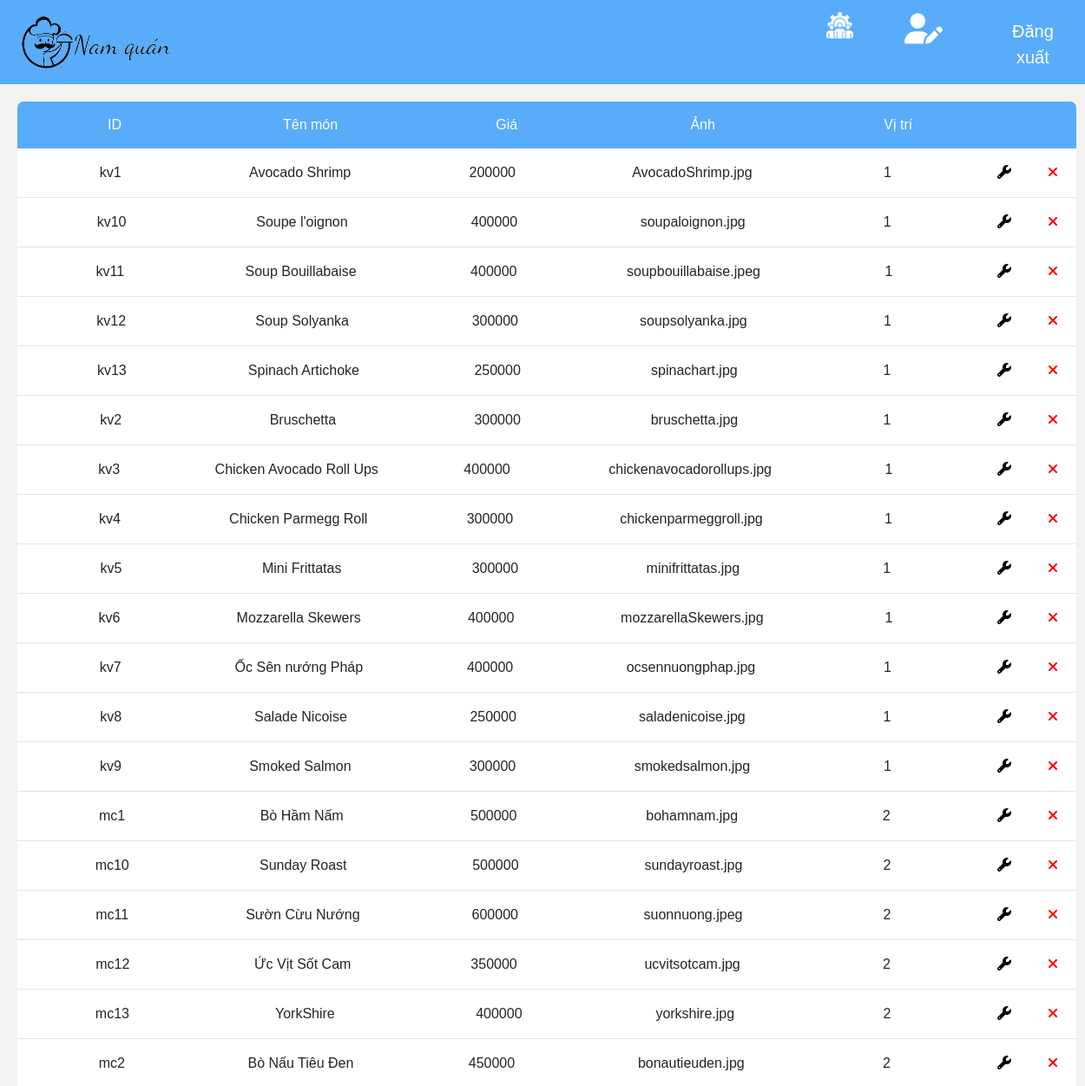
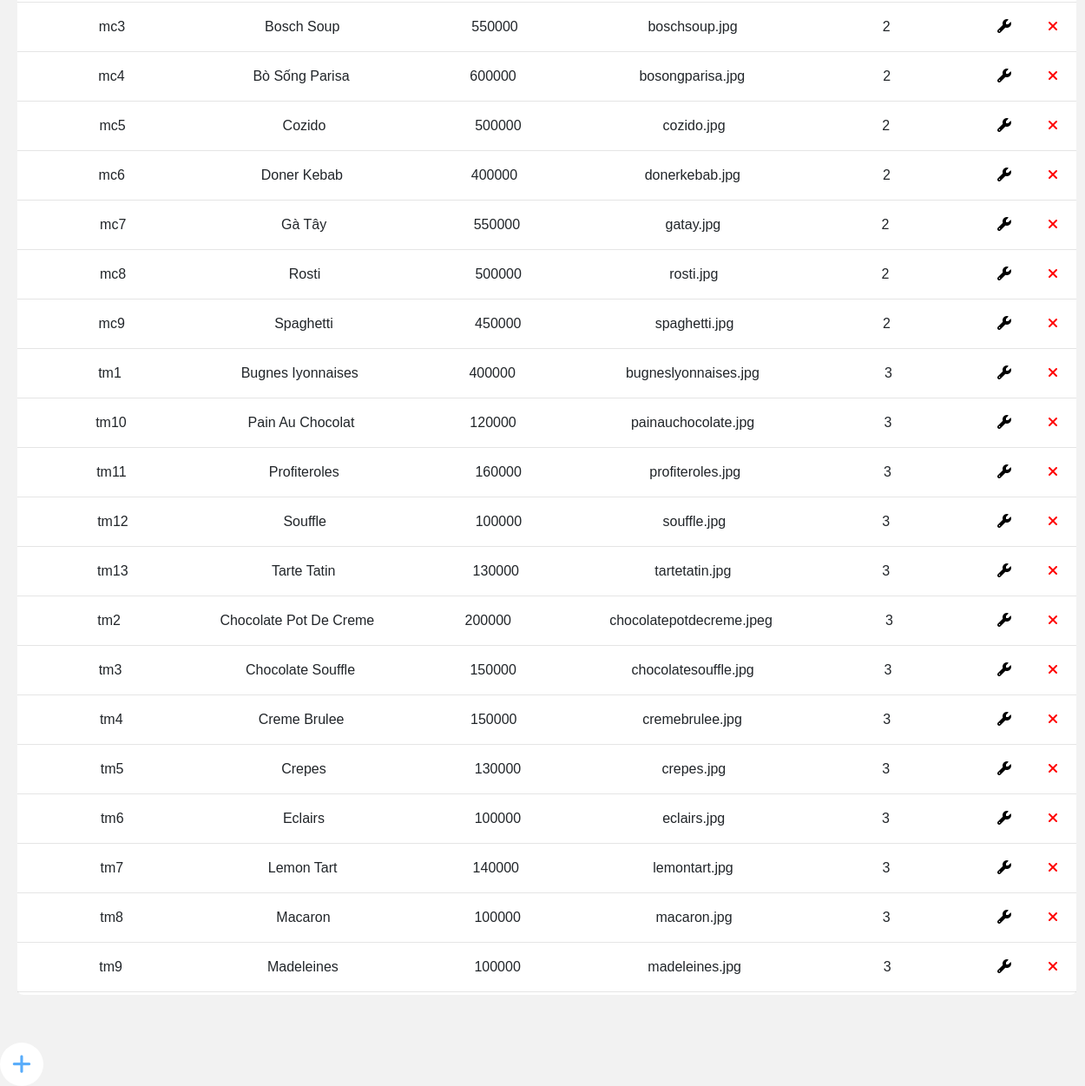
The page /IndexMaMenu.php on the database its author committed (2 pictures, top to bottom).
### tables this page shows
CREATE TABLE `monan` (
  `id` char(10) NOT NULL,
  `ten` varchar(200) NOT NULL,
  `gia` int(11) NOT NULL,
  `anh` char(100) NOT NULL,
  `vitri` int(11) NOT NULL
);

### src/AccountDB.php (called while the page is built, shortened)
<?php
	class QuanLy extends ThuNgan{
		public function quanLyThucDon(){
			$sql = "select * from monan";
			$conn = open_database();
			return $result = $conn->query($sql);
		}
	}
?>

### src/IndexMaMenu.php (the view, shortened to what this page needs)
<?php
    require_once('AccountDB.php');
?>
<!DOCTYPE html>
<html>
<head>
  <link rel="stylesheet" href="style.css">
  <link rel="stylesheet" href="https://maxcdn.bootstrapcdn.com/bootstrap/4.5.2/css/bootstrap.min.css">
  <link rel="stylesheet" href="https://cdnjs.cloudflare.com/ajax/libs/font-awesome/4.7.0/css/font-awesome.min.css">
</head>
<body>
	<nav class="navbar navbar-expand-sm navbar-infor">
    <a href="indexManager.php" class="navbar-brand"><img src="Image/logo.png" class="float-left" width="195px" height="45px"></a>
      <ul class="navbar-nav" style="padding-left: 710px; font-size: 20px">
                    <li class="nav-item">
                    <a href="indexManager.php" class="navbar-brand"><i class = "management"><img src="Image/management.png"  width="55px" height="55px" style="padding-left: 15px"></i><div class="shop4">Quản Lý</div></a>
                  </li>
          <li class="nav-item">
            <a class="nav-link" href="EditProfile.php"><i class='fas fa-user-edit' style='font-size:35px;color: white;padding-left: 35px'></i><div class="shop3">Hồ sơ cá nhân</div></a></a>
          </li>
          <li class="nav-item">
            <a class="nav-link" href="Logout.php" style="margin-top: 5px;padding-left: 60px; color:white;">Đăng xuất</a>
          </li>
        </ul>
    </nav>
    <div class="table">
  <div class="row-header">
    <div class="cell">ID</div>
    <div class="cell">Tên món</div>
    <div class="cell">Giá</div>
    <div class="cell">Ảnh</div>
     <div class="cell">Vị trí</div>
    <div class="cell-icon"></div>
    <div class="cell-icon"></div>
  </div>
  <div class="row">
  <?php
    $quanly = new QuanLy();
    $result = $quanly->quanLyThucDon();
        if ($result->num_rows > 0) {
          while($row = $result->fetch_assoc()) {
            ?>
    <form method="post" id="form" action="">
    <div class="row-content">
    <div class="cell"><?= $row['id'] ?></div>
    <div class="cell"><?= $row['ten'] ?></div>
    <div class="cell"><?= $row['gia'] ?></div>
    <div class="cell"><?= $row['anh'] ?></div>
    <div class="cell"><?= $row['vitri'] ?></div>
    <div class="cell-icon"><button type="submit" style="background-color:white; border: none;" name="editConfirm" value="<?= $row['id'] ?>"><span class="fa fa-wrench"></span></button></div>
    <div class="cell-icon"><button onclick="return confirm('Bạn có chắc chắn muốn xóa?')" type="submit" style="background-color:white; border: none;" name="deleteConfirm" value="<?= $row['id'] ?>"><span class="fa fa-close" style="color: red"></span></button></div>
  </div>
  </form>
  <hr>
      <?php
    }
  }
?>
  </div>
</div>
<div class="circle"><a href="AddDish.php"><span class="fa fa-plus"></span></a></div>
</body>
</html>

### src/style.css (style rules this page uses)
img { max-width: 100%; height: auto; border: 0; vertical-align: top; }
.fa-minus, .fa-plus { color: black }
body { background-color: #F2F2F2; }

### src/IndexMaMenu.php (style rules this page uses)
body { font-family: Helvetica, sans-serif; margin: 0; padding: 0; text-align: center; background: #F2F2F2; }
.navbar-expand-sm { background-color: #58ACFA; }
.table { background: white; text-align: center; width: 1220px; border-radius: 7px; margin: 20px; padding-bottom: 3px; float: left; }
.row-header { background: #58ACFA; border-top-right-radius: 7px; border-top-left-radius: 7px; color: white; }
.cell { display: table-cell; padding: 15px; width: 260px; }
.cell-icon { display: table-cell; padding: 15px; width: 50px; }
.row { display: table-row; }
.row hr { padding: 0px; margin: 0px; }
.circle { margin-top: 35px; width: 50px; height: 50px; line-height: 50px; border-radius: 50%; font-size: 25px; background: white; float: left; }
.fa-plus { padding-top: 12px; color: #58ACFA; }

### rows shown on the page
monan: id "kv1", ten "Avocado Shrimp", gia "200000", anh "AvocadoShrimp.jpg", vitri "1"
monan: id "kv10", ten "Soupe l'oignon", gia "400000", anh "soupaloignon.jpg", vitri "1"
monan: id "kv11", ten "Soup Bouillabaise", gia "400000", anh "soupbouillabaise.jpeg", vitri "1"
monan: id "kv12", ten "Soup Solyanka", gia "300000", anh "soupsolyanka.jpg", vitri "1"
monan: id "kv13", ten "Spinach Artichoke", gia "250000", anh "spinachart.jpg", vitri "1"
monan: id "kv2", ten "Bruschetta", gia "300000", anh "bruschetta.jpg", vitri "1"
monan: id "kv3", ten "Chicken Avocado Roll Ups", gia "400000", anh "chickenavocadorollups.jpg", vitri "1"
monan: id "kv4", ten "Chicken Parmegg Roll", gia "300000", anh "chickenparmeggroll.jpg", vitri "1"
monan: id "kv5", ten "Mini Frittatas", gia "300000", anh "minifrittatas.jpg", vitri "1"
monan: id "kv6", ten "Mozzarella Skewers", gia "400000", anh "mozzarellaSkewers.jpg", vitri "1"
monan: id "kv7", ten "Ốc Sên nướng Pháp", gia "400000", anh "ocsennuongphap.jpg", vitri "1"
monan: id "kv8", ten "Salade Nicoise", gia "250000", anh "saladenicoise.jpg", vitri "1"
monan: id "kv9", ten "Smoked Salmon", gia "300000", anh "smokedsalmon.jpg", vitri "1"
monan: id "mc1", ten "Bò Hầm Nấm", gia "500000", anh "bohamnam.jpg", vitri "2"
monan: id "mc10", ten "Sunday Roast", gia "500000", anh "sundayroast.jpg", vitri "2"
monan: id "mc11", ten "Sườn Cừu Nướng", gia "600000", anh "suonnuong.jpeg", vitri "2"
monan: id "mc12", ten "Ức Vịt Sốt Cam", gia "350000", anh "ucvitsotcam.jpg", vitri "2"
monan: id "mc13", ten "YorkShire", gia "400000", anh "yorkshire.jpg", vitri "2"
monan: id "mc2", ten "Bò Nấu Tiêu Đen", gia "450000", anh "bonautieuden.jpg", vitri "2"
monan: id "mc3", ten "Bosch Soup", gia "550000", anh "boschsoup.jpg", vitri "2"
monan: id "mc4", ten "Bò Sống Parisa", gia "600000", anh "bosongparisa.jpg", vitri "2"
monan: id "mc5", ten "Cozido", gia "500000", anh "cozido.jpg", vitri "2"
monan: id "mc6", ten "Doner Kebab", gia "400000", anh "donerkebab.jpg", vitri "2"
monan: id "mc7", ten "Gà Tây", gia "550000", anh "gatay.jpg", vitri "2"
monan: id "mc8", ten "Rosti", gia "500000", anh "rosti.jpg", vitri "2"
monan: id "mc9", ten "Spaghetti", gia "450000", anh "spaghetti.jpg", vitri "2"
monan: id "tm1", ten "Bugnes Iyonnaises", gia "400000", anh "bugneslyonnaises.jpg", vitri "3"
monan: id "tm10", ten "Pain Au Chocolat", gia "120000", anh "painauchocolate.jpg", vitri "3"
monan: id "tm11", ten "Profiteroles", gia "160000", anh "profiteroles.jpg", vitri "3"
monan: id "tm12", ten "Souffle", gia "100000", anh "souffle.jpg", vitri "3"
monan: id "tm13", ten "Tarte Tatin", gia "130000", anh "tartetatin.jpg", vitri "3"
monan: id "tm2", ten "Chocolate Pot De Creme", gia "200000", anh "chocolatepotdecreme.jpeg", vitri "3"
monan: id "tm3", ten "Chocolate Souffle", gia "150000", anh "chocolatesouffle.jpg", vitri "3"
monan: id "tm4", ten "Creme Brulee", gia "150000", anh "cremebrulee.jpg", vitri "3"
monan: id "tm5", ten "Crepes", gia "130000", anh "crepes.jpg", vitri "3"
monan: id "tm6", ten "Eclairs", gia "100000", anh "eclairs.jpg", vitri "3"
monan: id "tm7", ten "Lemon Tart", gia "140000", anh "lemontart.jpg", vitri "3"
monan: id "tm8", ten "Macaron", gia "100000", anh "macaron.jpg", vitri "3"
monan: id "tm9", ten "Madeleines", gia "100000", anh "madeleines.jpg", vitri "3"
